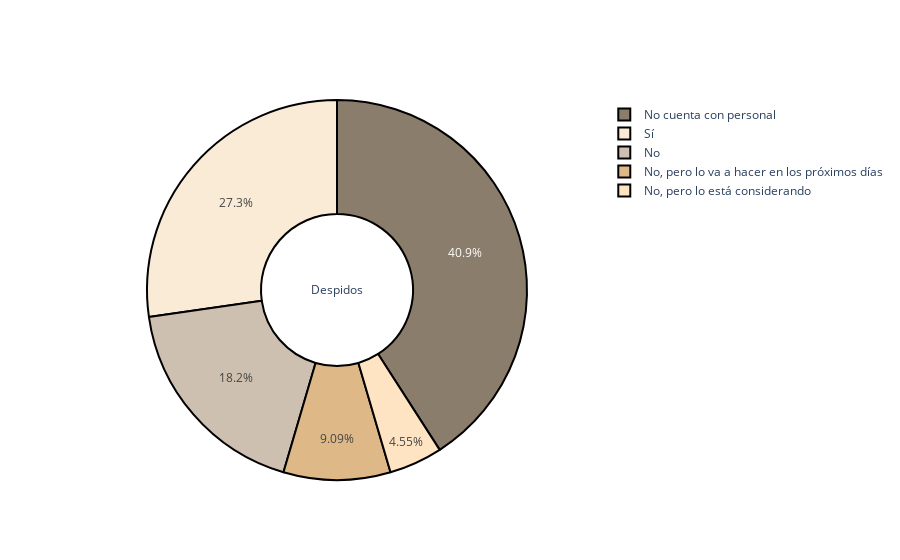

Notebook code for this chart:
### Code cell
#despidos
si=0 
no = 0 
np = 0 
nc=0 
npd=0
for i in range(0, len(df)):
    if df['despidos'][i] == 'No':
        no += 1
    if df['despidos'][i] == 'No cuenta con personal':
        np += 1
    if df['despidos'][i] == 'No, pero lo está considerando':
        nc += 1
    if df['despidos'][i] == 'No, pero lo va a hacer en los próximos días':
        npd += 1
    if df['despidos'][i] == 'Sí':
        si += 1
names = ['Sí','No','No, pero lo está considerando','No cuenta con personal','No, pero lo va a hacer en los próximos días']
result = [si, no, np, nc, npd]

fig = po.Figure(data = [po.Pie(labels = names, values = result,title = 'Despidos', hole=.4)])
colors = ['#FAEBD7', '#CDC0B0', '#FFE4C4', '#8B7D6B','#DEB887' ]
fig.update_traces(marker=dict(colors=colors, line=dict(color='#000000', width=2)))
fig.show()

### Figure 1 — Plotly figure (JSON) as saved in the notebook; plotly's stock layout.template omitted (floating-point values rounded to 4 significant figures)
{"data": [{"hole": 0.4, "labels": ["Sí", "No", "No, pero lo está considerando", "No cuenta con personal", "No, pero lo va a hacer en los próximos días"], "marker": {"colors": ["#FAEBD7", "#CDC0B0", "#FFE4C4", "#8B7D6B", "#DEB887"], "line": {"color": "#000000", "width": 2}}, "title": {"text": "Despidos"}, "type": "pie", "values": [12, 8, 2, 18, 4]}], "layout": {}}
